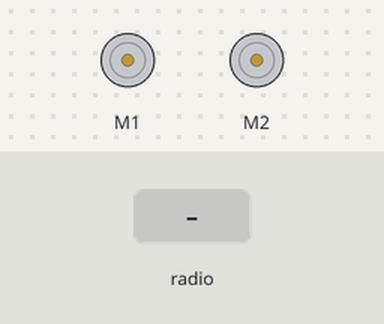
Simulated run of this program. Board: BBC micro:bit (MakeCode). On the bench: 2 × DC motor (green arrow = forward, orange = backward, longer = faster). The test bench sets the inputs (shaded band).

Above: at 1.2 s.
1.3 s: radio message "1" arrives
At 1.6 s:
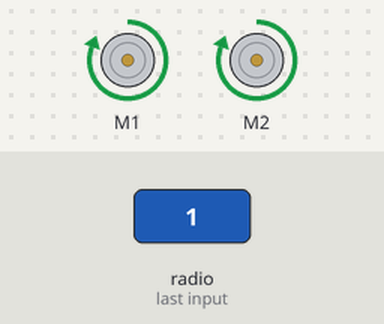
2.8 s: radio message "2" arrives
At 4.0 s:
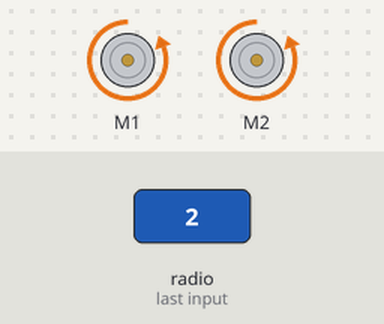
4.3 s: radio message "3" arrives
At 5.1 s:
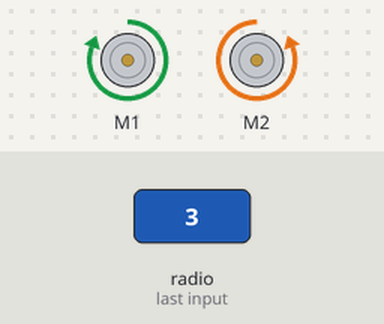
5.8 s: radio message "4" arrives
At 6.2 s:
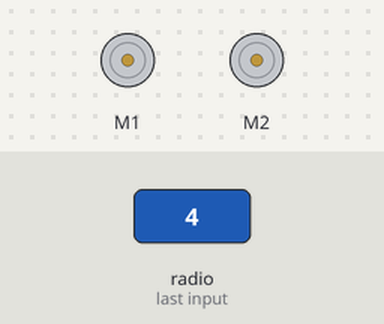
Timing chart, 0 to 8.3 s (numbered marks = the images above; inputs shaded):
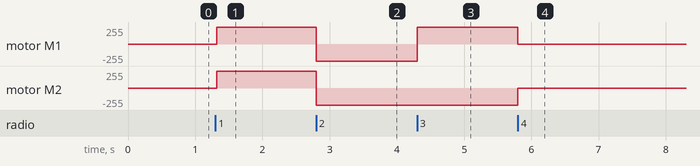

The program:

main.ts
```typescript
radio.onReceivedNumber(function (receivedNumber) {
    if (receivedNumber == 1) {
        kitronik_motor_driver.motorOn(kitronik_motor_driver.Motors.Motor1, kitronik_motor_driver.MotorDirection.Forward, 15001)
        kitronik_motor_driver.motorOn(kitronik_motor_driver.Motors.Motor2, kitronik_motor_driver.MotorDirection.Forward, 10000)
    } else if (receivedNumber == 2) {
        kitronik_motor_driver.motorOn(kitronik_motor_driver.Motors.Motor2, kitronik_motor_driver.MotorDirection.Reverse, 10000)
        kitronik_motor_driver.motorOn(kitronik_motor_driver.Motors.Motor1, kitronik_motor_driver.MotorDirection.Reverse, 15001)
    } else if (receivedNumber == 3) {
        kitronik_motor_driver.motorOn(kitronik_motor_driver.Motors.Motor2, kitronik_motor_driver.MotorDirection.Reverse, 10000)
        kitronik_motor_driver.motorOn(kitronik_motor_driver.Motors.Motor1, kitronik_motor_driver.MotorDirection.Forward, 15001)
    } else if (receivedNumber == 4) {
        kitronik_motor_driver.motorOff(kitronik_motor_driver.Motors.Motor1)
        kitronik_motor_driver.motorOff(kitronik_motor_driver.Motors.Motor2)
    }
})
radio.setGroup(136)
```

test.ts
```typescript
// les tests vont ici ; cela ne sera pas compilé si ce paquet est utilisé en tant qu'extension.
```

Measured:
- after the input at 1.3 s, motor M1, motor M2: stopped → forward 255/255 at once
- after the input at 2.8 s, motor M1, motor M2: forward 255/255 → backward 255/255 at once
- after the input at 4.3 s, motor M1: backward 255/255 → forward 255/255 at once
- after the input at 5.8 s, motor M1: forward 255/255 → stopped at once; motor M2: backward 255/255 → stopped at once
